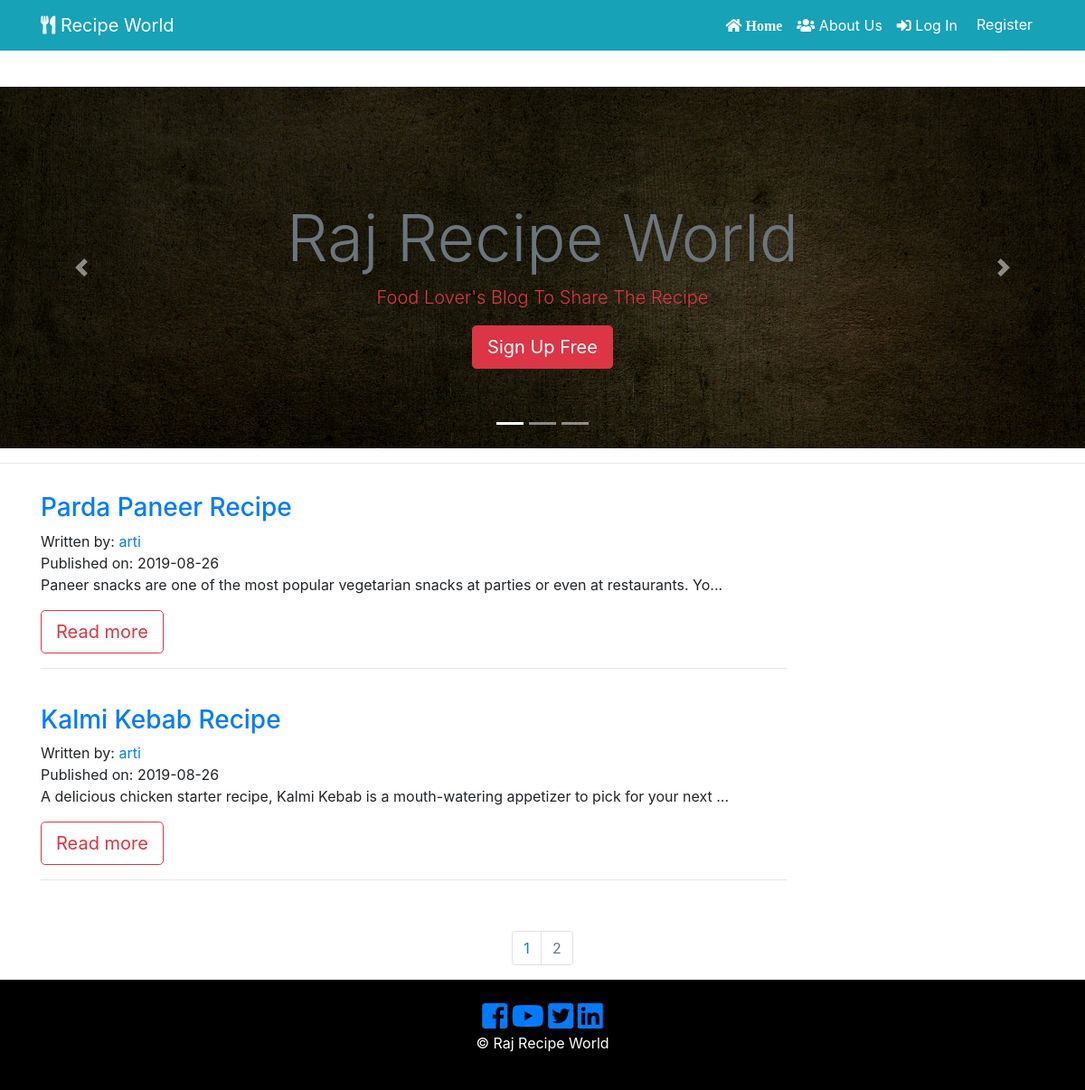
Screenshot of /?page=2 with the database file from the repository.
### recipe_app/models.py (models this page shows, shortened)
class RecipePost(db.Model):
    __searchable__ = ['recipe_name']
    users = db.relationship(User)
    id = db.Column(db.Integer, primary_key=True)
    user_id = db.Column(db.Integer, db.ForeignKey('users.id'), nullable=False)
    date = db.Column(db.DateTime, nullable=False, default=datetime.utcnow)
    recipe_image = db.Column(db.String(128), default=None, nullable=True)
    recipe_name = db.Column(db.String(164), nullable=False)
    course = db.Column(db.String(164), nullable=False)
    food_category = db.Column(db.String(164), nullable=False)
    cuisine = db.Column(db.String(164), nullable=False)
    prep_time = db.Column(db.String(164), nullable=False)
    cook_time = db.Column(db.String(164), nullable=False)
    allergens = db.Column(db.String(164), nullable=False)
    serving = db.Column(db.String(164), nullable=False)
    ingredients = db.Column(db.Text, nullable=False)
    recipe_description = db.Column(db.Text, nullable=False)

class User(db.Model, UserMixin):
     __tablename__ = 'users'
     id = db.Column(db.Integer, primary_key = True)
     picture = db.Column(db.String(128), default='default_profile.png', nullable=False)
     email = db.Column(db.String(64), unique=True, index=True)
     username = db.Column(db.String(64), unique=True, index=True)
     password_hash = db.Column(db.String(128))
     recipe = db.relationship('RecipePost', backref='author', lazy=True)

### recipe_app/core/views.py (the view)
@core.route('/')
def index():
    page = request.args.get('page', 1, type=int)
    all_recipies_posts = RecipePost.query.order_by(RecipePost.date.desc()).paginate(page=page, per_page=10)
    return render_template('index.html', all_recipies_posts = all_recipies_posts)

### recipe_app/templates/index.html (shortened to what this page needs)
{% extends "base.html" %}
{% block content %}
  <section id="showcase" class="">
    <div id="myCarousel" class="carousel slide" data-ride="carousel">
      <ol class="carousel-indicators">
        <li data-target="#myCarousel" data-slide-to="0" class="active"></li>
        <li data-target="#myCarousel" data-slide-to="1"></li>
        <li data-target="#myCarousel" data-slide-to="2"></li>
      </ol>
      <div class="carousel-inner">
        <div class="carousel-item carousel-image-1 active">
          <div class="container">
            <div class="carousel-caption d-none d-sm-block text-center mb-5">
              <h1 class="display-3 text-secondary"> Raj Recipe World</h1>
              <p class="lead text-danger"> Food Lover's Blog To Share The Recipe </p>
              <a href="{{ url_for('users.register') }}" class="btn btn-danger btn-lg">Sign Up Free</a>
            </div>
          </div>
        </div>
      </div>
      <a href="#myCarousel" data-slide="prev" class="carousel-control-prev">
        <span class="carousel-control-prev-icon"></span>
      </a>
      <a href="#myCarousel" data-slide="next" class="carousel-control-next">
        <span class="carousel-control-next-icon"></span>
      </a>
    </div>
  </section>
  <hr>
<section id="info" class="py-3">
  <div class="container">
    {% for recipe in all_recipies_posts.items %}
    <div class="row">
      <div class="col-md-9 align-self-center">
        <h3> <a href="{{ url_for('recipe_posts.recipe_post', recipe_post_id=recipe.id) }}">{{ recipe.recipe_name }}</a> </h3>
          <p>
            Written by: <a href="{{ url_for('users.user_recipies', username = recipe.author.username) }}">{{ recipe.author.username }}</a>
            <br/>
            Published on: {{ recipe.date.strftime('%Y-%m-%d') }}
            <br/>
            {{ recipe.recipe_description[:100] }}...
            </p>
              <a href="{{ url_for('recipe_posts.recipe_post', recipe_post_id=recipe.id) }}" class="btn btn-outline-danger btn-lg">Read more</a>
              <hr>
               <br/>
          </div>
            <div class="col-md-3">
             </div>
           </div>
           {% endfor %}
  </div>
</section>
<nav aria-label="Page navigation example">
  <ul class="pagination justify-content-center">
    {% for page_num in all_recipies_posts.iter_pages(left_edge=1, right_edge=1, left_current=1, right_current=2) %}
            {% if all_recipies_posts.page == page_num %}
              <li class="page-item disabled">
                <a class="page-link" href="{{ url_for('core.index', page=page_num) }}">{{ page_num }}</a>
              </li>
            {% else %}
              <li class="page-item">
                <a class="page-link" href="{{ url_for('core.index', page=page_num) }}">{{ page_num }}</a>
              </li>
            {% endif %}
    {% endfor %}
  </ul>
</nav>
{% endblock %}

### recipe_app/static/css/master.css (style rules this page uses)
.carousel-item { height: 400px; width: 100% !important; background-position: center; -webkit-background-size: cover; -moz-background-size: cover; background-size: cover; -o-background-size: cover; }
.carousel-image-1 { background: url('../img/cook-3_1920.jpg'); background-size: cover; }

### rows the page displays
RecipePost: recipe_name "Parda Paneer Recipe", author.username "arti", date "2019-08-26", recipe_description "Paneer snacks are one of the most popular vegetarian snacks at parties or even at restaurants. Yo"
RecipePost: recipe_name "Kalmi Kebab Recipe", author.username "arti", date "2019-08-26", recipe_description "A delicious chicken starter recipe, Kalmi Kebab is a mouth-watering appetizer to pick for your next"

### other values shown
{{ page_num }} "1"
{{ page_num }} "2"
